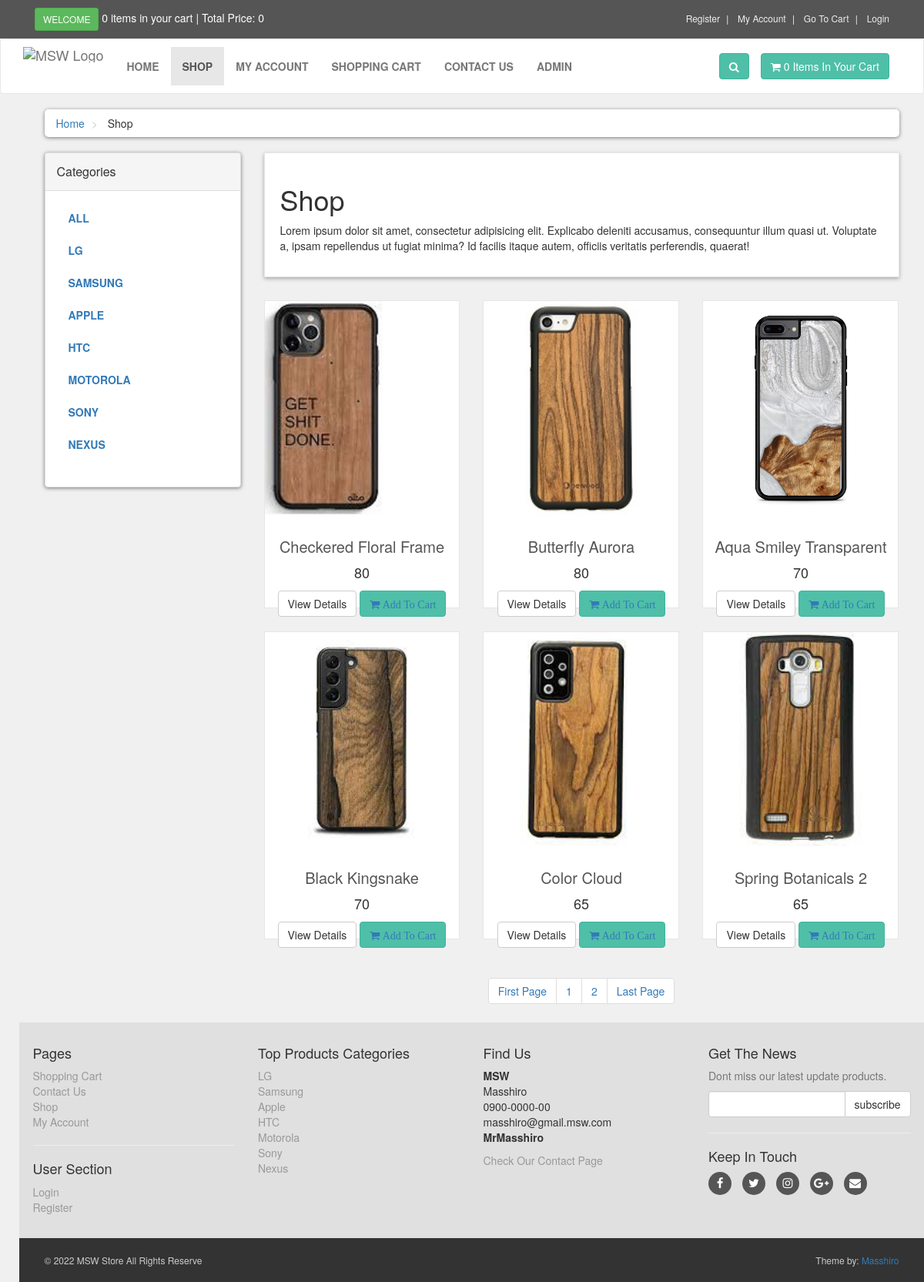
Screenshot of /customer_page/shop.php with the database file from the repository.
### tables this page shows
create table category(
categoryID int auto_increment primary key,
categoryName varchar(30) not null unique,
descriptions text
);

create table product(
productID varchar(30),
productName varchar(50) not null,
productPrice int not null default(1),
productImage varchar(255) null,
productDetail varchar(255) null,
categoryID int not null,
primary key (productID),
constraint FK_ProductCategory foreign key(categoryID) 
references category(categoryID)
on delete cascade 
on update cascade

);

### customer_page/shop.php (the view, shortened to what this page needs)
<?php
include("includes/header.php");
?>
<div id="content">
    <div class="container">
        <div class="col-md-12">
            <ul class="breadcrumb">
                <li>
                    <a href="index.php">Home</a>
                </li>
                <li>
                    Shop
                </li>
            </ul>
        </div>
        <div class="col-md-3">
            <?php
                include("includes/sidebar.php");
            ?>
        </div>
        <div class="col-md-9">
            <?php
            if(!isset($_GET['p_cat'])){
                echo'<div class="box">
                <h1>Shop</h1>
                <p>
                    Lorem ipsum dolor sit amet, consectetur adipisicing elit. Explicabo deleniti accusamus,
                    consequuntur illum quasi ut. Voluptate a, ipsam repellendus ut fugiat minima? Id facilis itaque
                    autem, officiis veritatis perferendis, quaerat!
                </p>
            </div>';
            };
            ?>
            <div class="row">
                <?php
                $LIMIT = 6;
                if(!isset($_GET['p_cat'])){
                    if(isset($_GET['page'])){
                        $page = $_GET['page'];
                    }else{
                          $page = 1;
                    };
                    $begin_product = ((int)$page-1)*$LIMIT;
                    $sql = "select * from product order by productID ASC limit $begin_product , $LIMIT";
                    $stmt = $conn->prepare($sql);
                    $stmt->execute();
                    while($row = $stmt->fetch()){
                        $id = $row['productID'];
                        $name = $row['productName'];
                        $image = $row['productImage'];
                        $price = $row['productPrice'];
                        echo
                    "
                    <div class='col-md-4 col-sm-6 center-responsive'>
                        <form action='cart.php?act=add_cart&pro_id=$id' method='POST'>
                            <div class='product'>
                        <a href='details.php?pro_id=$id'>
                            <img class='img-responsive' src='../image/products/$image ' alt='Product 1'>
                        </a>
                        <div class='text'>
                            <h3>
                                <a href='details.php?pro_id=$id'>$name </a>
                            </h3>
                            <p class='price'> $price</p>
                            <p class='button'>
                                <a href='details.php?pro_id=$id' class='btn btn-default'>View Details</a>
                            <button type='submit' value='buyproduct' name='addtocart' class='btn btn-primary'>
                                <a href='cart.php'>
                                    <i class='fa fa-shopping-cart'>
                                        Add To Cart
                                    </i>
                                </a>
                            </button>
                            </p>
                        </div>
                        <input type='hidden' name='productName' value='$name'>
                        <input type='hidden' name='productImage' value='$image'>
                        <input type='hidden' name='productPrice' value='$price'>
                        <input type='hidden' name='productID' value='$id'>
                    </form>
                    </div>
                    </div>
                ";
                }
                                }
                ?>
            <?php if(!isset($_GET['p_cat'])){  ?>
            <nav aria-label="Page navigation example" class="text-center">
                <ul class="pagination">
                    <?php
                    $sql = "select * from product";
                    $stmt = $conn->query($sql);
                    $stmt->execute();
                    $row_count = $stmt->rowCount();
                    $pages = ceil($row_count / $LIMIT );
                            echo "
                            <li>
                                <a href='shop.php?page=1'>First Page</a>
                            </li>
                            ";
                            for($i=1 ; $i <= $pages; $i++){
                                echo "
                                <li>
                                    <a href='shop.php?page=".$i."'>".$i."</a>
                                </li>
                                ";
                            }
                            echo "
                            <li>
                                <a href='shop.php?page=".$pages."'>Last Page</a>
                            </li>
                            ";
                    ?>
                </ul>
            </nav>
            <?php  }?>
    <?php
    include("includes/footer.php");
?>
    </body>
    </html>

### customer_page/includes/sidebar.php
<?php
require_once("db.php");
?>
<?php
    $sql = 'select * from category';
    $stmt = $conn->prepare($sql);
    $stmt->execute();
?>
<div class="panel panel-default sidebar-menu">
    <div class="panel-heading">
        <h3 class="panel-title">Categories</h3>
    </div>
    <div class="panel-body">
        <ul class="nav nav-pills nav-stacked category-menu">
            <li><a href="shop.php">All</a></li>
            <?php while($row = $stmt->fetch()){ ?>
            <li><a href=" shop.php?p_cat=<?=$row['categoryID']?>">
                    <?=$row['categoryName'] ?>
                </a></li>
            <?php }?>
        </ul>
    </div>
</div>

### customer_page/includes/footer.php (shortened to what this page needs)
<?php
require_once("db.php");
?>
<?php
$sql = 'select * from category';
$stmt = $conn->prepare($sql);
$stmt->execute();
?>
<div id="footer">
    <div class="container">
        <div class="row">
            <div class="col-sm-6 col-md-3">
                <h4>Pages</h4>
                <ul>
                    <li><a href="cart.php">Shopping Cart</a></li>
                    <li><a href="contact.php">Contact Us</a></li>
                    <li><a href="shop.php">Shop</a></li>
                    <li><a href="customer/my_account.php">My Account</a></li>
                </ul>
                <hr>
                <h4>User Section</h4>
                <ul>
                    <li><a href="login.php">Login</a></li>
                    <li><a href="customer_register.php">Register</a></li>
                </ul>
            </div>
            <div class="com-sm-6 col-md-3">
                <h4>Top Products Categories</h4>
                <ul>
                    <?php while($row=$stmt->fetch()) {?>
                    <li><a href="#"><?= $row['categoryName']?> </a></li>
                    <?php }?>
                </ul>
            </div>
            <div class="col-sm-6 col-md-3">
                <h4>Find Us</h4>
                <p>
                    <strong>MSW</strong>
                    <br />Masshiro
                    <br />0900-0000-00
                    <br />masshiro@gmail.msw.com
                    <br /><strong>MrMasshiro</strong>
                </p>
                <a href="contact.php">Check Our Contact Page</a>
            </div>
            <div class="col-sm-6 col-md-3">
                <h4>Get The News</h4>
                <p class="text-muted">
                    Dont miss our latest update products.
                </p>
                <form action="" method="post">
                    <div class="input-group">
                        <input type="text" class="form-control" name="email">
                        <span class="input-group-btn">
                            <input type="submit" value="subscribe" class="btn btn-default">
                        </span>
                    </div>
                </form>
                <hr>
                <h4>Keep In Touch</h4>
                <p class="social">
                    <a href="#" class="fa fa-facebook"></a>
                    <a href="#" class="fa fa-twitter"></a>
                    <a href="#" class="fa fa-instagram"></a>
                    <a href="#" class="fa fa-google-plus"></a>
                    <a href="#" class="fa fa-envelope"></a>
                </p>
            </div>
        </div>
    </div>
</div>
<div id="copyright">
    <div class="container">
        <div class="col-md-6">
            <p class="pull-left">&copy; 2022 MSW Store All Rights Reserve</p>
        </div>
        <div class="col-md-6">
            <p class="pull-right">Theme by: <a href="#">Masshiro</a></p>
        </div>
    </div>
</div>

### customer_page/styles/style.css (style rules this page uses)
body { font-size: 14px; line-height: 1.42857143; color: #333333; background: #f0f0f0; overflow-x: hidden; }
.btn-primary { color: rgb(255, 255, 255); background: rgb(79, 191, 168); border-color: rgb(65, 179, 156); }
.box { background: #ffffff; margin: 0 0 30px; border: solid 1px #e6e6e6; box-sizing: border-box; padding: 20px; box-shadow: 0px 2px 5px rgba(0, 0, 0, 0.3); }
#content { padding-left: 25px; }
#content .product { background: #ffffff; border: solid 1px #e6e6e6; margin-bottom: 30px; box-sizing: border-box; height: 400px; }
#content .product > a img { height: 70%; object-fit: cover; }
#content .product .text { padding: 10px 10px 0px; }
#content .product .text p.price { font-size: 18px; text-align: center; font-weight: 400; }
#content .product .text .button { text-align: center; clear: both; }
#content .product .text .button .btn { margin-bottom: 10px; }
#content .product .text h3 { text-align: center; font-size: 20px; }
#content .product .text h3 a { color: rgb(85, 85, 85); }
.breadcrumb { padding: 8px 15px; margin-bottom: 20px; background: #ffffff; border-radius: 5px; box-shadow: 0px 1px 5px rgba(0, 0, 0, 0.5); }
.breadcrumb > li + li:before { content: ">\00a0"; color: #cccccc; }
#content .panel.sidebar-menu { box-sizing: border-box; box-shadow: 0px 1px 5px rgba(0, 0, 0, 0.5); }
#content .panel.sidebar-menu ul.nav.category-menu { margin-bottom: 20px; }
#content .panel.sidebar-menu ul.nav.category-menu li a { text-transform: uppercase; font-weight: 600; }
#content .panel.sidebar-menu h3 { padding: 5px 0px; margin: 0px; }
#footer { background: #e0e0e0; padding: 20px 0; }
#footer a { color: #999999; padding: 0; text-decoration: none; }
#footer ul { list-style: none; padding-left: 0px; }
#footer .social { text-align: left; }
#footer .social a { margin: 0px 10px 0px 0px; display: inline-block; color: #ffffff; width: 30px; height: 30px; border-radius: 15px; line-height: 30px; font-size: 15px; text-align: center; vertical-align: bottom; background: #555555; text-decoration: none; }
#copyright { background: #333333; color: #cccccc; padding: 20px 0px; font-size: 12px; }
#copyright p { margin: 0px; }

### rows the page displays
category: categoryName "LG"
category: categoryName "SAMSUNG", categoryName "Samsung"
category: categoryName "APPLE", categoryName "Apple"
category: categoryName "HTC"
category: categoryName "MOTOROLA", categoryName "Motorola"
category: categoryName "SONY", categoryName "Sony"
category: categoryName "NEXUS", categoryName "Nexus"
product: productImage (picture), productName "Checkered Floral Frame", productPrice "80"
product: productImage (picture), productName "Butterfly Aurora", productPrice "80"
product: productImage (picture), productName "Aqua Smiley Transparent", productPrice "70"
product: productImage (picture), productName "Black Kingsnake", productPrice "70"
product: productImage (picture), productName "Color Cloud", productPrice "65"
product: productImage (picture), productName "Spring Botanicals 2", productPrice "65"

### other values shown
count($_SESSION['cart']) "0"
totalPrice() "0"
